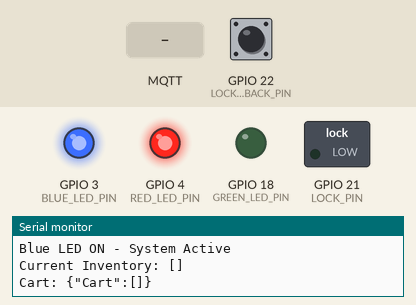
A program run on a simulated ESP32. Shown: switched loads named in the program (green lamp = pin HIGH), output pins drawn as LEDs (lit = HIGH), the last lines printed to the serial monitor. The test bench sets the inputs (shaded band); at power-on: GPIO 22 (LOCK_FEEDBACK_PIN) HIGH. WiFi joins after 1.5 s; servers stay silent unless stated; no MQTT or app messages arrive unless stated.

Above: at 3.1 s.
3.2 s: MQTT message "UNLOCK" arrives on the first subscribed topic
At 4.31 s:
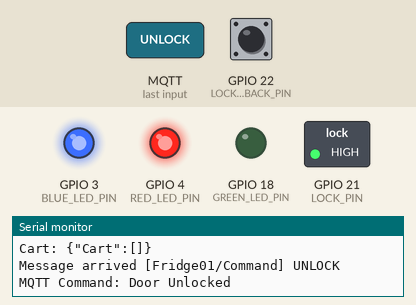
5.9 s: GPIO 22 (LOCK_FEEDBACK_PIN) pulled LOW for 1 s
At 7.4 s:
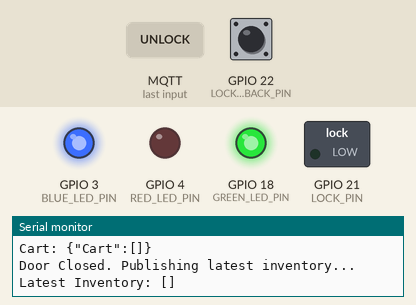
8.5 s: MQTT message "UNLOCK" arrives on the first subscribed topic
At 9.31 s:
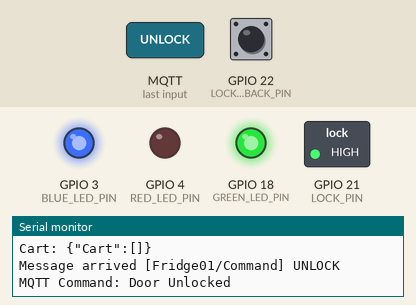
10.9 s: GPIO 22 (LOCK_FEEDBACK_PIN) pulled LOW for 3.2 s
At 15.7 s:
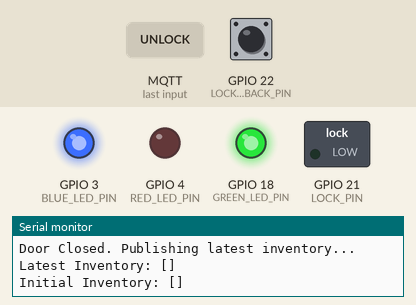
Timing chart, 0 to 17.2 s (numbered marks = the images above; inputs shaded):
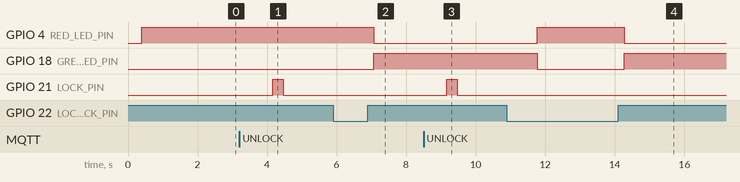

The program:

main.cpp
```cpp
#include <Arduino.h>
#include <ArduinoJson.h>
#include <WiFi.h>
#include <PubSubClient.h>
#include "R200.h"
#include "env.h"

#define RX_PIN 16
#define TX_PIN 17
#define LOCK_PIN 21
#define LOCK_FEEDBACK_PIN 22
#define GREEN_LED_PIN 18
#define RED_LED_PIN 4
#define BLUE_LED_PIN 3

// MQTT Topics
const char *INVENTORY = "Fridge01/Inventory";
const char *COMMAND = "Fridge01/Command";
const char *CART = "Fridge01/Cart";

// Lock
// High means unlocked, Low means locked
int lastLockState = 0;
String diff = "[]";

R200 reader(Serial2, RX_PIN, TX_PIN);
WiFiClient espClient;
PubSubClient client(espClient);
String previousInventory = "[]";
String currentInventory = "[]";

void setup_wifi();
void reconnect();
void callback(char *topic, byte *payload, unsigned int length);

void setup()
{
  // Initialise Serial and R200 Module
  Serial.begin(115200);
  reader.begin();

  // Set sensitivity and transmission power
  // Higher TX power (24 dBm = near maximum) for better range
  reader.setTxPower(26);
  // Maximum sensitivity: mixerGain=6 (max), ifGain=7 (max), threshold=0x0080 (lower = more sensitive)
  // Lower threshold allows detection of weaker signals from tags
  reader.setSensitivity(3, 6, 0x0100);

  // Initialize GPIO pins
  pinMode(LOCK_PIN, OUTPUT);
  pinMode(LOCK_FEEDBACK_PIN, INPUT_PULLUP);
  pinMode(GREEN_LED_PIN, OUTPUT);
  pinMode(RED_LED_PIN, OUTPUT);
  pinMode(BLUE_LED_PIN, OUTPUT);
  digitalWrite(RED_LED_PIN, HIGH);
  lastLockState = digitalRead(LOCK_FEEDBACK_PIN);

  // Connect to WiFi
  setup_wifi();

  // Setup MQTT
  client.setServer(mqtt_server, mqtt_port);
  client.setCallback(callback);
  reconnect();
  Serial.println("Blue LED ON - System Active");
  digitalWrite(BLUE_LED_PIN, HIGH);
}

void loop()
{
  if (!client.connected())
  {
    reconnect();
  }
  client.loop();

  // Read the lock state
  int currentLockState = digitalRead(LOCK_FEEDBACK_PIN);
  delay(100);

  // Scan the initial inventory when the door is unlocked
  if (currentLockState == HIGH && lastLockState == LOW)
  {
    digitalWrite(GREEN_LED_PIN, HIGH);
    digitalWrite(RED_LED_PIN, LOW);
    previousInventory = reader.scan();
    Serial.println("Initial Inventory: " + previousInventory);
    lastLockState = currentLockState;
  }
  // Repeatedly scan and publish the cart when the door is opening
  else if (currentLockState == HIGH && lastLockState == HIGH)
  {
    currentInventory = reader.scan();
    Serial.println("Current Inventory: " + currentInventory);

    // Update previousInventory with any newly discovered tags
    // (tags that appear in currentInventory but were missed in initial scan)
    String updatedPrevious = reader.mergeNewTags(previousInventory, currentInventory);
    if (updatedPrevious != previousInventory)
    {
      Serial.println("New tags discovered, updating previous inventory.");
      previousInventory = updatedPrevious;
    }

    diff = reader.getJsonDifference(previousInventory, currentInventory);
    Serial.println("Cart: " + diff);
    client.publish(CART, diff.c_str());
    // delay(1000);
  }
  // Publish the updated inventory the door is closed
  else if (currentLockState == LOW && lastLockState == HIGH)
  {
    digitalWrite(GREEN_LED_PIN, LOW);
    digitalWrite(RED_LED_PIN, HIGH);
    Serial.println("Door Closed. Publishing latest inventory...");
    Serial.println("Latest Inventory: " + currentInventory);
    client.publish(INVENTORY, currentInventory.c_str());
    lastLockState = currentLockState;
  }
}

// Function Implementations
// Connect to WiFi
void setup_wifi()
{
  WiFi.mode(WIFI_STA);
  // WiFi.setTxPower(WIFI_POWER_8_5dBm);
  // Serial.print("Set Wifi to 8.5 dBm");
  WiFi.begin(ssid, password);
  while (WiFi.status() != WL_CONNECTED)
  {
    delay(500);
    Serial.print(".");
  }
  Serial.println("WiFi connected");
  Serial.println("IP address: " + WiFi.localIP().toString());
}

// Reconnect to MQTT broker
void reconnect()
{
  while (!client.connected())
  {
    Serial.print("Attempting MQTT connection...");
    if (client.connect("ESP32Client"))
    {
      Serial.println("connected");
      client.subscribe(COMMAND);
      Serial.println("Subscribed to command topic");
    }

    else
    {
      Serial.print("failed, rc=");
      Serial.print(client.state());
      Serial.println(" try again in 5 seconds");
      delay(5000);
    }
  }
}

// Callback function to handle incoming MQTT messages
void callback(char *topic, byte *payload, unsigned int length)
{
  Serial.print("Message arrived [");
  Serial.print(topic);
  Serial.print("] ");
  // Create a string from the payload for easy comparison
  String message = "";
  for (int i = 0; i < length; i++)
  {
    message += (char)payload[i];
  }
  Serial.println(message);

  // Check if the message is the unlock command
  if (String(topic) == COMMAND)
  {
    if (message == "UNLOCK")
    {
      Serial.println("MQTT Command: Door Unlocked");
      digitalWrite(LOCK_PIN, HIGH);
      delay(300);
      digitalWrite(LOCK_PIN, LOW);
    }
  }
}
```

R200.h
```cpp
#ifndef R200_H
#define R200_H

#include <Arduino.h>
#include <vector>
#include <HardwareSerial.h>
#include <ArduinoJson.h>

// Structure to hold parsed frames internally
struct Frame
{
    uint8_t frameType;
    uint8_t cmd;
    std::vector<uint8_t> payload;
};

class R200
{
private:
    HardwareSerial *_serial;
    int _rxPin;
    int _txPin;
    long _baud;

    uint8_t _calculateChecksum(const uint32_t data);
    void _sendCommand(uint8_t cmd, const uint8_t *params, size_t len);
    Frame _readResponse();

public:
    R200(HardwareSerial &serial, int rxPin, int txPin, int baud = 115200);
    bool begin();
    void setTxPower(uint8_t dbm);
    void setSensitivity(uint8_t mixerGain = 6, uint8_t ifGain = 7, uint16_t threshold = 0x0100);
    String scan();
    String getJsonDifference(String jsonOld, String jsonNew);
    String mergeNewTags(String jsonOld, String jsonNew);
};

#endif
```

env_example.h
```cpp
#ifndef ENV_H
#define ENV_H

const char *ssid = "Wifi";
const char *password = "Password";
const char *mqtt_server = "GCP IP Address";
const int mqtt_port = 1883;

#endif
```

R200.cpp
```cpp
#include "R200.h"

R200::R200(HardwareSerial &serial, int rxPin, int txPin, int baud)
{
    _rxPin = rxPin;
    _txPin = txPin;
    _baud = baud;
    _serial = &serial;
}

// Initiate R200 Reader with default baudrate
bool R200::begin()
{
    // Start Hardware Serial
    _serial->begin(_baud, SERIAL_8N1, _rxPin, _txPin);
    delay(100); // Allow hardware to stabilize
    return true;
}

// Adjust transmission power (15 to 26 dBm)
// Command 0xB6
void R200::setTxPower(uint8_t dbm)
{
    if (dbm > 26)
        dbm = 26;
    else if (dbm < 15)
        dbm = 15;
    uint16_t powerVal = dbm * 100;

    // Param: 2 bytes (Value * 100)
    uint8_t params[2];
    params[0] = (powerVal >> 8) & 0xFF; // MSB
    params[1] = powerVal & 0xFF;        // LSB

    // Flush any existing data in buffer before sending command
    while (_serial->available())
        _serial->read();

    _sendCommand(0xB6, params, 2);
    delay(150); // Delay to ensure response is ready

    // Read response to verify
    Frame response = _readResponse();
    // Check if we got a valid response frame (frameType 0x01 = response, cmd 0xB6)
    if (response.frameType == 0x01 && response.cmd == 0xB6 && response.payload.size() > 0)
    {
        if (response.payload[0] == 0x00)
        {
            Serial.print("TX Power set successfully. Power: ");
            Serial.print(dbm);
            Serial.println(" dBm");
        }
        else
        {
            Serial.println("Warning: Failed to set TX Power.");
        }
    }
    else
    {
        Serial.println("Warning: Failed to set TX Power.");
    }
}

// Adjust sensitivity level (Command 0xF0)
// mixerGain: 0-6 (higher = more sensitive, 6 = maximum)
// ifGain: 0-7 (higher = more sensitive, 7 = maximum)
void R200::setSensitivity(uint8_t mixerGain, uint8_t ifGain, uint16_t threshold)
{
    // Validate inputs
    if (mixerGain > 6)
        mixerGain = 6;
    if (ifGain > 7)
        ifGain = 7;

    // Construct payload: Mixer_G (1byte) | IF_G (1byte) | Thrd (2bytes, big-endian)
    uint8_t params[4];
    params[0] = mixerGain;
    params[1] = ifGain;
    params[2] = (threshold >> 8) & 0xFF; // MSB
    params[3] = threshold & 0xFF;        // LSB

    // Flush any existing data in buffer before sending command
    while (_serial->available())
        _serial->read();

    _sendCommand(0xF0, params, 4);
    delay(150); // Delay to ensure response is ready

    // Read response to verify
    Frame response = _readResponse();
    // Check if we got a valid response frame (frameType 0x01 = response, cmd 0xF0)
    if (response.frameType == 0x01 && response.cmd == 0xF0 && response.payload.size() > 0)
    {
        if (response.payload[0] == 0x00)
        {
            Serial.print("Mixer Gain: ");
            Serial.print(mixerGain);
            Serial.print(" | Amplifier Gain: ");
            Serial.print(ifGain);
            Serial.print(" | Threshold: 0x");
            if (threshold < 0x1000)
                Serial.print("0");
            if (threshold < 0x100)
                Serial.print("0");
            if (threshold < 0x10)
                Serial.print("0");
            Serial.println(threshold, HEX);
        }
        else
        {
            Serial.println("Warning: Failed to set sensitivity.");
        }
    }
    else
    {
        Serial.println("Warning: Failed to set sensitivity.");
    }
}

// Send scan command and read the response frame
// Return the tags' EPC in JSON array format
String R200::scan()
{
    unsigned long start = millis();
    std::vector<String> foundTags;

    // Flush any existing data in buffer
    while (_serial->available())
        _serial->read();

    // Scan command (0x22)
    _sendCommand(0x22, NULL, 0);

    // Read tags for 500ms and return in JSON format
    DynamicJsonDocument doc(2048);
    JsonArray array = doc.to<JsonArray>();

    //
    while (millis() - start < 1000)
    {
        // Read a notification frame
        Frame response = _readResponse();

        // Receive valid frame
        if (response.cmd == 0x22 && response.payload.size() > 5)
        {
            String tag = "";
            // Extract EPC from payload
            // Start at index 3 (Skip RSSI, PC bytes)
            // End at size - 2 (Skip CRC bytes)
            for (size_t i = 3; i < response.payload.size() - 2; i++)
            {
                if (response.payload[i] < 0x10)
                    tag += "0";
                tag += String(response.payload[i], HEX);
            }
            tag.toUpperCase();

            // Ensure unique tags only
            bool exists = false;
            for (const String &t : foundTags)
            {
                if (t == tag)
                {
                    exists = true;
                    break;
                }
            }

            // Add to JSON array if new tag
            if (!exists)
            {
                foundTags.push_back(tag);
                array.add(tag);
            }
        }
    }

    // Construct JSON output
    String output;
    serializeJson(doc, output);

    if (array.size() == 0)
        return "[]";
    return output;
}

uint8_t R200::_calculateChecksum(const uint32_t data)
{
    return (uint8_t)(data & 0xFF);
}

// Construct frame to be sent to R200
void R200::_sendCommand(uint8_t cmd, const uint8_t *params, size_t len)
{
    // Frame: Header(AA) | Type(00) | Cmd | PL_MSB | PL_LSB | Params | Checksum | End(DD)

    // sum = Type + Cmd + PL_MSB + PL_LSB + Params[]
    // Calculate checksum
    uint32_t sum = 0;
    sum += 0x00; // Type
    sum += cmd;  // Command

    uint8_t pl_msb = (len >> 8) & 0xFF;
    uint8_t pl_lsb = len & 0xFF;
    sum += pl_msb;
    sum += pl_lsb;

    if (params != NULL && len > 0)
    {
        for (size_t i = 0; i < len; i++)
            sum += params[i];
    }

    uint8_t checksum = _calculateChecksum(sum);

    // Send frame to R200 for execution
    _serial->write(0xAA);
    _serial->write(0x00);
    _serial->write(cmd);
    _serial->write(pl_msb);
    _serial->write(pl_lsb);

    if (params != NULL && len > 0)
    {
        _serial->write(params, len);
    }

    _serial->write(checksum);
    _serial->write(0xDD);
}

// Read response frame from R200
Frame R200::_readResponse()
{

    if (_serial->available())
    {
        byte b = _serial->read();

        // Ignore invalid bytes until a header byte is found
        if (b != 0xAA)
            return Frame{};

        // Wait 50ms for Type, Cmd, PL_MSB, PL_LSB
        unsigned long timeout = millis();
        while (_serial->available() < 4)
        {
            // Incomplete frame
            if (millis() - timeout > 50)
                return Frame{};
        }

        // Read notification frame's Type, Cmd, PL_MSB, PL_LSB
        uint8_t type = _serial->read();
        uint8_t cmd = _serial->read();
        uint8_t len_msb = _serial->read();
        uint8_t len_lsb = _serial->read();
        uint16_t payloadLen = (len_msb << 8) | len_lsb;

        // Wait 100ms for Payload, Checksum, End
        timeout = millis();
        while (_serial->available() < payloadLen + 2)
        {
            // Incomplete frame
            if (millis() - timeout > 100)
                return Frame{};
        }

        // Read payload, checksum, end byte
        if (payloadLen > 64)
            payloadLen = 64;
        uint8_t payload[64];
        _serial->readBytes(payload, payloadLen);

        uint8_t checksum = _serial->read();
        uint8_t end = _serial->read();

        // Complete frame received
        if (end == 0xDD)
        {
            Frame f;
            f.frameType = type;
            f.cmd = cmd;

            // Copy array to vector
            for (int i = 0; i < payloadLen; i++)
            {
                f.payload.push_back(payload[i]);
            }

            // Debugging info
            // Serial.print("RX Cmd: "); Serial.println(cmd, HEX);
            // Serial.print("RX Type: "); Serial.println(type, HEX);
            // Serial.print("RX Payload Len: "); Serial.println(payloadLen);
            // Serial.print("RX Payload: ");
            // for (size_t i = 0; i < payloadLen; i++)
            // {
            //     Serial.print(payload[i], HEX); Serial.print(" ");
            // }
            // Serial.println();
            // Serial.print("RX Checksum: "); Serial.println(checksum, HEX);

            return f;
        }
    }
    // No valid tag found
    return Frame{};
}

// Compare two JSON arrays and return the difference in JSON format
// This difference would be the items to be added into the cart
String R200::getJsonDifference(String jsonOld, String jsonNew)
{
    // Parse both old and new JSON arrays for comparison
    DynamicJsonDocument doc1(2048);
    DynamicJsonDocument doc2(2048);
    deserializeJson(doc1, jsonOld);
    deserializeJson(doc2, jsonNew);

    // Convert JSON arrays to vectors for easier comparison
    std::vector<String> listOld;
    std::vector<String> listNew;

    // Populate JSON arrays into vectors
    for (JsonVariant v : doc1.as<JsonArray>())
        listOld.push_back(v.as<String>());
    for (JsonVariant v : doc2.as<JsonArray>())
        listNew.push_back(v.as<String>());

    // Compare both vectors to find missing tags
    DynamicJsonDocument resultDoc(2048);
    JsonArray missingArray = resultDoc.createNestedArray("Cart");
    // Find new tags array (not used)
    // JsonArray newArray = resultDoc.createNestedArray("new");

    // Find missing tags
    for (const String &oldTag : listOld)
    {
        bool found = false;
        for (const String &newTag : listNew)
        {
            if (oldTag == newTag)
            {
                found = true;
                break;
            }
        }
        if (!found)
            missingArray.add(oldTag);
    }

    // // Find new tags
    // for (const String &newTag : listNew)
    // {
    //     bool found = false;
    //     for (const String &oldTag : listOld)
    //     {
    //         if (newTag == oldTag)
    //         {
    //             found = true;
    //             break;
    //         }
    //     }
    //     if (!found)
    //         newArray.add(newTag);
    // }

    // Serialize result JSON
    String output;
    serializeJson(resultDoc, output);
    return output;
}

// Merge new tags from jsonNew into jsonOld
// Returns a JSON array containing all tags from jsonOld plus any new tags found in jsonNew
String R200::mergeNewTags(String jsonOld, String jsonNew)
{
    // Parse both old and new JSON arrays
    DynamicJsonDocument doc1(2048);
    DynamicJsonDocument doc2(2048);
    deserializeJson(doc1, jsonOld);
    deserializeJson(doc2, jsonNew);

    // Convert JSON arrays to vectors for easier comparison
    std::vector<String> listOld;
    std::vector<String> listNew;

    // Populate JSON arrays into vectors
    for (JsonVariant v : doc1.as<JsonArray>())
        listOld.push_back(v.as<String>());
    for (JsonVariant v : doc2.as<JsonArray>())
        listNew.push_back(v.as<String>());

    // Create merged result with all tags from old inventory
    DynamicJsonDocument mergedDoc(2048);
    JsonArray mergedArray = mergedDoc.to<JsonArray>();

    // Add all existing tags from old inventory
    for (const String &tag : listOld)
        mergedArray.add(tag);

    // Find and add new tags (tags in new inventory that are NOT in old inventory)
    for (const String &newTag : listNew)
    {
        bool exists = false;
        for (const String &oldTag : listOld)
        {
            if (newTag == oldTag)
            {
                exists = true;
                break;
            }
        }
        // If tag doesn't exist in old inventory, add it to merged array
        if (!exists)
        {
            mergedArray.add(newTag);
        }
    }

    // Serialize merged JSON
    String output;
    serializeJson(mergedDoc, output);
    return output;
}
```

Measured:
- after the input at 3.2 s, GPIO 21 (LOCK_PIN): LOW → HIGH after 0.96 s, → LOW 0.30 s later
- after the input at 5.9 s, GPIO 4 (RED_LED_PIN): HIGH → LOW after 1.2 s; GPIO 18 (GREEN_LED_PIN): LOW → HIGH after 1.2 s
- after the input at 8.5 s, GPIO 21 (LOCK_PIN): LOW → HIGH after 0.67 s, → LOW 0.30 s later
- after the input at 10.9 s, GPIO 4 (RED_LED_PIN): LOW → HIGH after 0.87 s, → LOW 2.5 s later; GPIO 18 (GREEN_LED_PIN): HIGH → LOW after 0.87 s, → HIGH 2.5 s later
